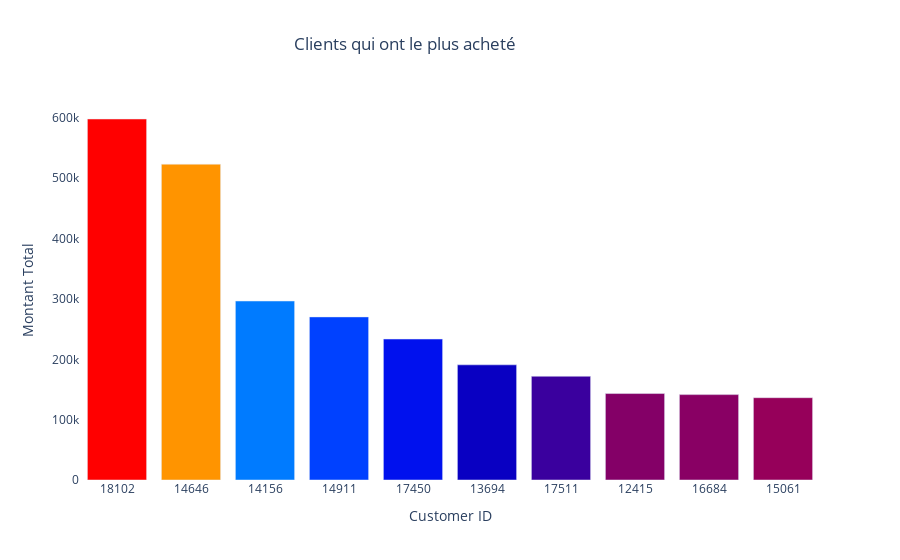

Notebook cell for this chart:
### Code cell
fig = go.Figure(data=[
    go.Bar(name='Clients qui ont le plus acheté', 
           x=df_customers_desc['Customer ID'].astype(str), 
           y=df_customers_desc['Total'],
           marker_opacity=1,
           hovertext=df_customers_desc['Country'],
           marker={'color': df_customers_desc['Total'],
                   'colorscale': 'Rainbow'})
    ])

fig.update_layout(title='Clients qui ont le plus acheté',
                  title_x=0.45,
                  xaxis_title="Customer ID",
                  yaxis_title="Montant Total",
                  plot_bgcolor='white')
fig.show()

### Figure 1 — Plotly figure (JSON) as saved in the notebook; plotly's stock layout.template omitted (floating-point values rounded to 4 significant figures)
{"data": [{"hovertext": ["United Kingdom", "Netherlands", "EIRE", "EIRE", "United Kingdom", "United Kingdom", "United Kingdom", "Australia", "United Kingdom", "United Kingdom"], "marker": {"color": [598200.0, 523300.0, 296600.0, 270200.0, 233600.0, 190800.0, 171900.0, 143300.0, 141500.0, 136400.0], "colorscale": [[0, "rgb(150,0,90)"], [0.125, "rgb(0,0,200)"], [0.25, "rgb(0,25,255)"], [0.375, "rgb(0,152,255)"], [0.5, "rgb(44,255,150)"], [0.625, "rgb(151,255,0)"], [0.75, "rgb(255,234,0)"], [0.875, "rgb(255,111,0)"], [1, "rgb(255,0,0)"]], "opacity": 1}, "name": "Clients qui ont le plus acheté", "type": "bar", "x": ["18102", "14646", "14156", "14911", "17450", "13694", "17511", "12415", "16684", "15061"], "y": [598200.0, 523300.0, 296600.0, 270200.0, 233600.0, 190800.0, 171900.0, 143300.0, 141500.0, 136400.0]}], "layout": {"plot_bgcolor": "white", "title": {"text": "Clients qui ont le plus acheté", "x": 0.45}, "xaxis": {"title": {"text": "Customer ID"}}, "yaxis": {"title": {"text": "Montant Total"}}}}
